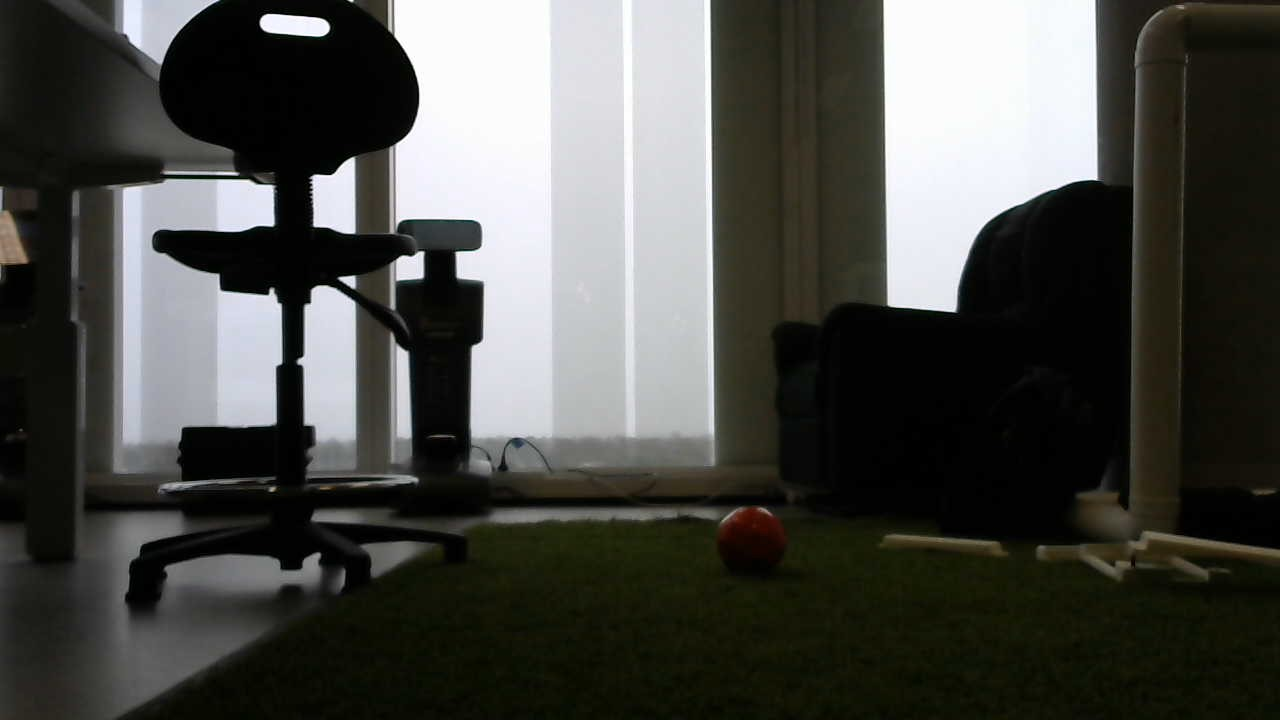
#> input picture Image-Processing/4. Illumination/test.jpg, 1280 x 720 px, given in place of the camera
$ python video.py
#> lines starting #> are read from the running program, lines starting #| are printed output that depends on the picture; after the words box and inside, x2 and y2 are one past the last pixel; in counts of white or black regions, pixels touching at a corner belong together
# import the necessary packages
from collections import deque
from imutils.video import VideoStream
import cv2
import numpy as np
import imutils
import argparse

# construct the argument parse and parse the arguments
ap = argparse.ArgumentParser()
ap.add_argument("-b", "--buffer", type=int, default=64, help="max buffer size")
args = vars(ap.parse_args())

# define the lower and upper boundaries of the "red"
lower = (0, 100, 80)
upper = (10, 255, 255)
pts = deque(maxlen=args["buffer"])

# get webcam
camera = VideoStream(src=0).start()

# keep looping
while True:
    # get the current frame
    frame = camera.read()
#> frame is the input picture: shape (720, 1280, 3); mean B, G, R 71.1, 75.5, 74.8
    cv2.imshow('original frame', frame)

    # Histogram Equailsation
    # convert to HSV
    hsv = cv2.cvtColor(frame, cv2.COLOR_BGR2HSV)
#> hsv: shape (720, 1280, 3); mean H, S, V 42.6, 71.2, 77.4
    cv2.imshow('hsv', hsv)
    # split HSV
    h, s, v = cv2.split(hsv)
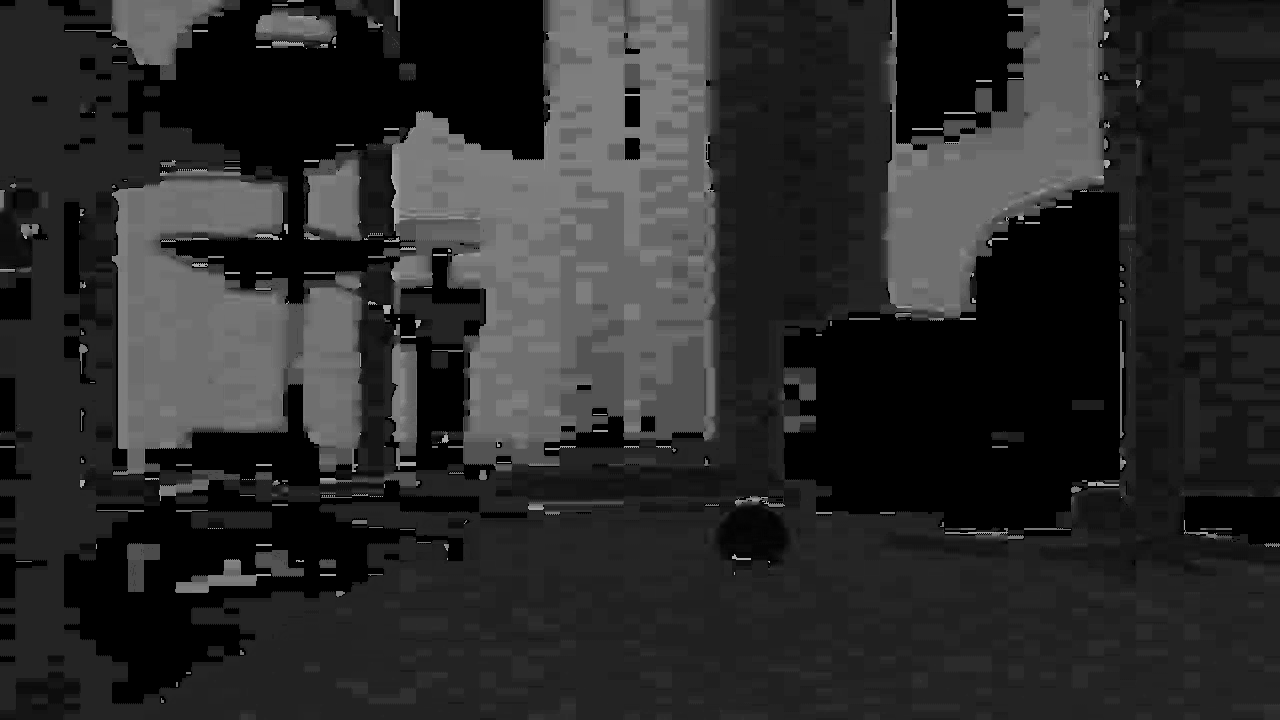
#> h: shape (720, 1280); min 0, max 177, mean 42.6
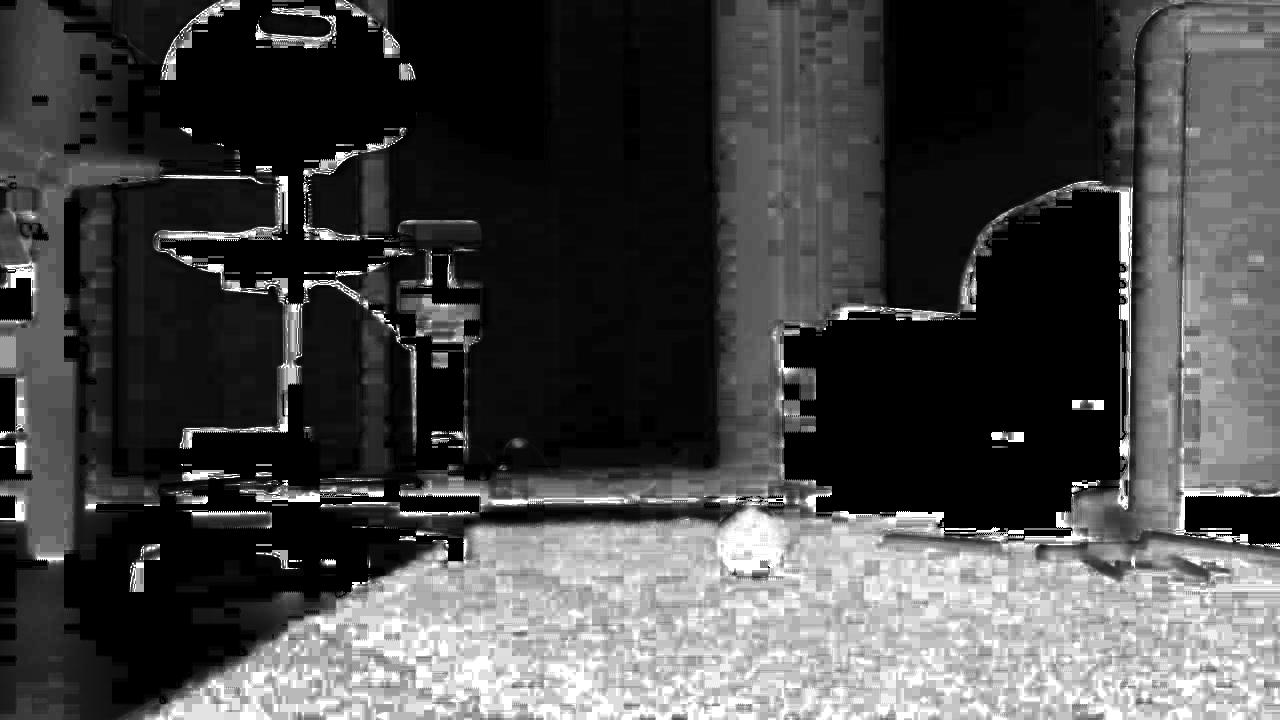
#> s: shape (720, 1280); min 0, max 255, mean 71.2
    cv2.imshow('v', v)
    # histogram equalize on value range
    v_hist = cv2.equalizeHist(v)
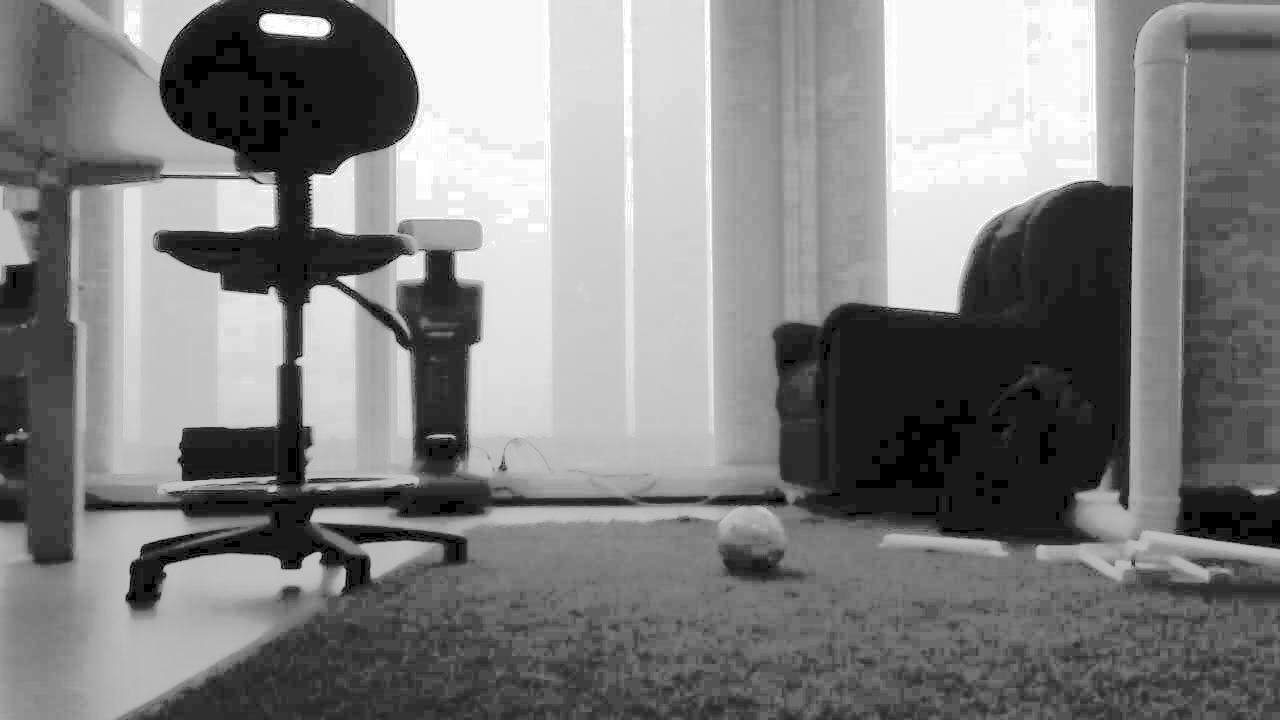
#> v_hist: shape (720, 1280); min 0, max 255, mean 128.3
    cv2.imshow('v_hist', v_hist)
    # merge back to hsv
    hsv_merge = cv2.merge([h, s, v_hist])
#> hsv_merge: shape (720, 1280, 3); mean H, S, V 42.6, 71.2, 128.3
    cv2.imshow('hsv_merge', hsv_merge)
    # construct a mask for colour, perform erosion & dilation
    mask = cv2.inRange(hsv_merge, lower, upper)
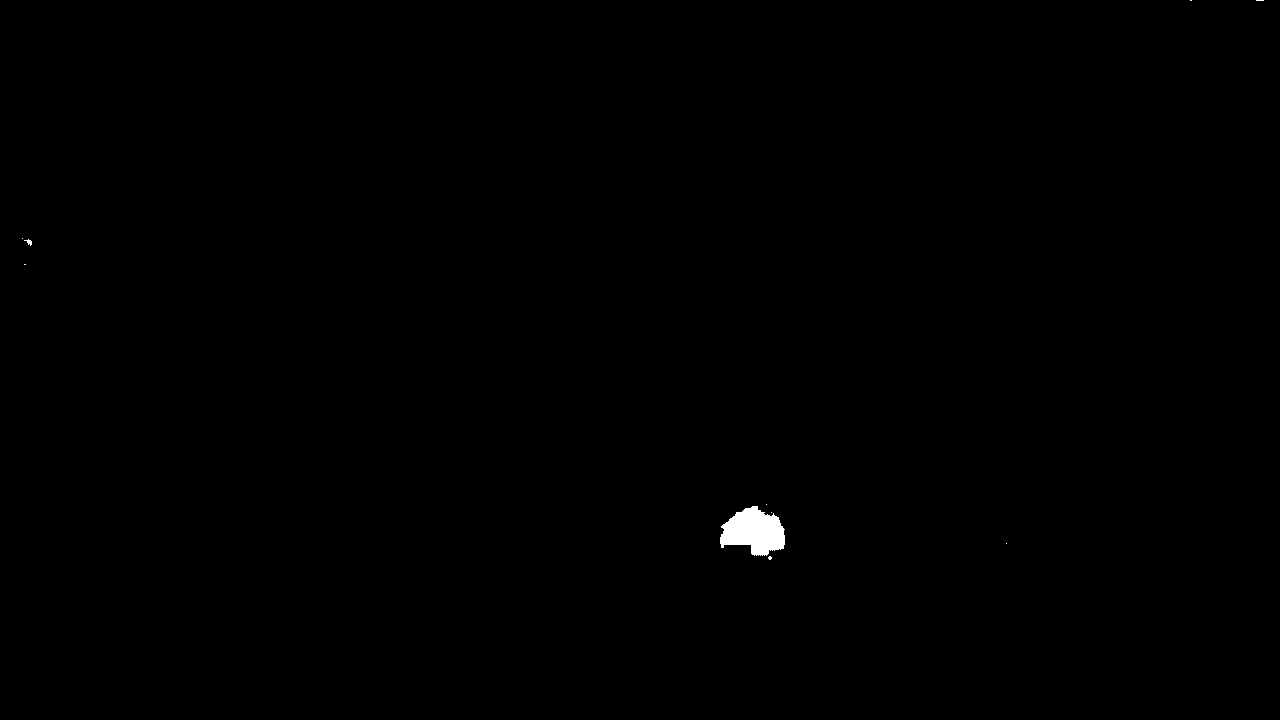
#> mask: shape (720, 1280); 0.24% white; 10 white regions (8 under 20 px), largest, box (x1, y1, x2, y2) and area: (720, 506, 785, 556) 2192, (24, 239, 32, 246) 26
    mask = cv2.erode(mask, None, iterations=2)
#> mask: shape (720, 1280); 0.19% white; 1 white region, box (x1, y1, x2, y2) and area: (722, 508, 783, 553) 1715
    mask = cv2.dilate(mask, None, iterations=2)
#> mask: shape (720, 1280); 0.23% white; 1 white region, box (x1, y1, x2, y2) and area: (720, 506, 785, 555) 2159
    cv2.imshow('mask', mask)
    # perform Hough Transform
    circles = cv2.HoughCircles(mask, cv2.HOUGH_GRADIENT, dp=1, minDist=1000,
                               param1=50, param2=15, minRadius=0, maxRadius=0)
#> circles = None
    # proceed if there is a circle
    if circles is not None:
        circles = np.uint16(np.around(circles))
        # draw circles
        for i in circles[0, :]:
            # draw the outer circle
            cv2.circle(bgr, (i[0], i[1]), i[2], (255, 255, 255), 2)
            # draw the center of the circle
            cv2. circle(bgr, (i[0], i[1]), 2, (255, 255, 255), 3)
        center = (i[0], i[1])
        # update the points queue
        pts.appendleft(center)

        # loop over the set of tracked points
        for i in range(1, len(pts)):
            # if either of the tracked points are None, ignore them
            if pts[i - 1] is None or pts[i] is None:
                continue

            # otherwise, compute the thickness of the line and draw connecting lines
            # thickness = int(np.sqrt(args["buffer"] / float(i + 1)) * 2.5)
            # cv2.line(frame, pts[i - 1], pts[i], (255, 255, 255), thickness)
#> (the run stopped early here; a loop or call above may not have finished)
